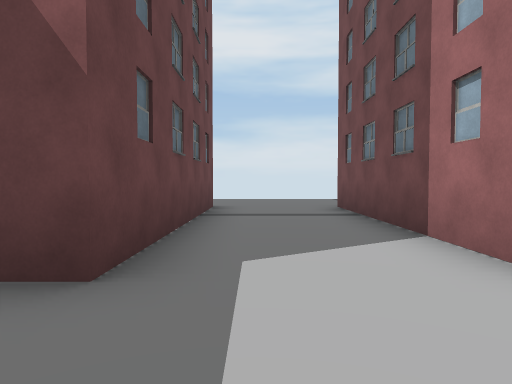
[1] (above)

21 first-person views from a walk through a Unity game level. The camera is 1.2 m above the floor, tilts 2° down and sees 75° across. The floor is counted in squares, 2 m on a side. Each view is taken from the middle of a square. On the plan, view 1 faces up. The plan holds only what a view shows up to about 10 squares ahead; the rest is blank. The place goes on beyond the plan. The player is left out. Some surface patterns are stand-ins.

[2]
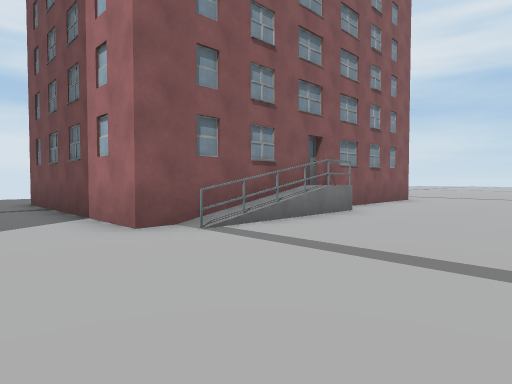

[3]
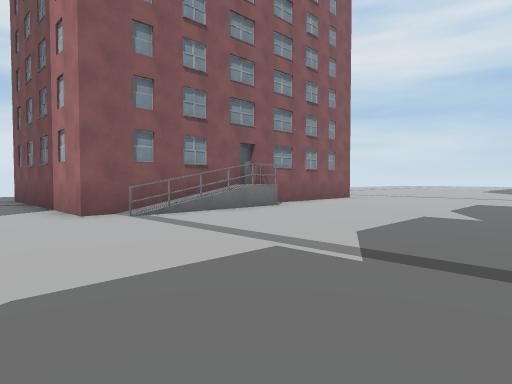

[4]
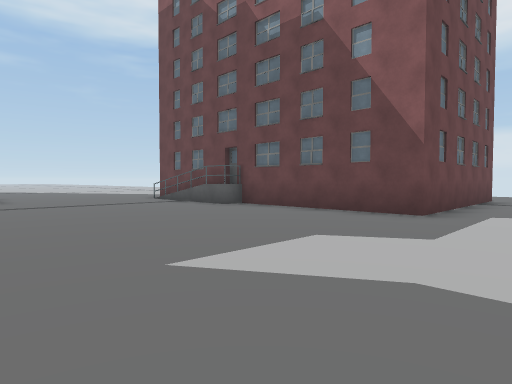

[5]
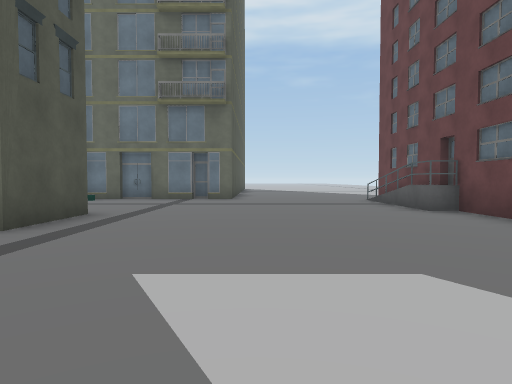

[6]
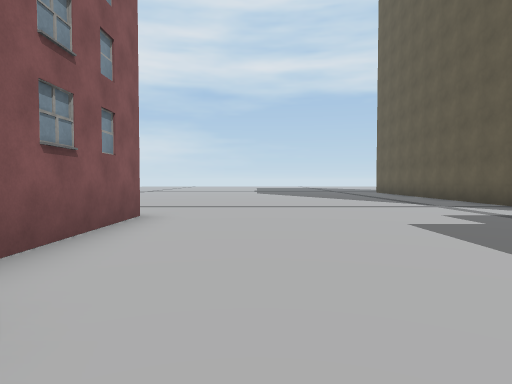

[7]
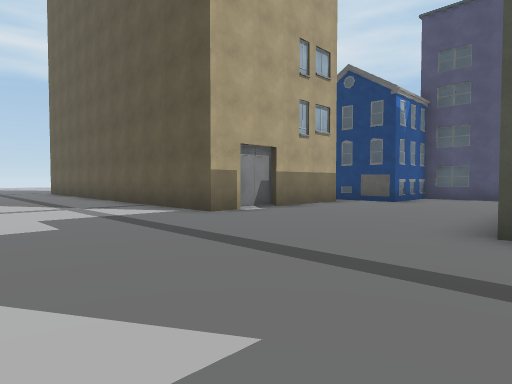

[8]
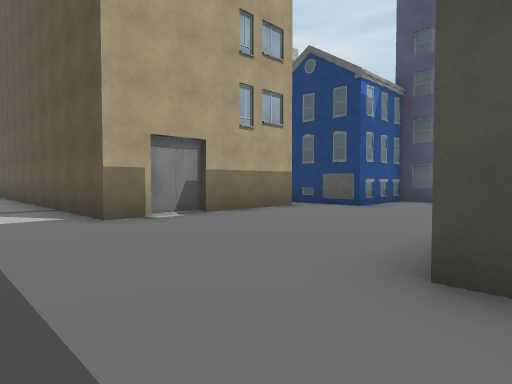

[9]
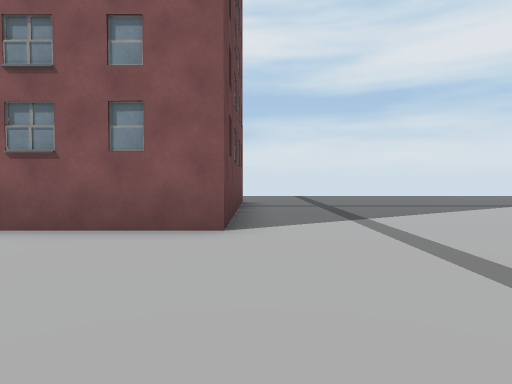

[10]
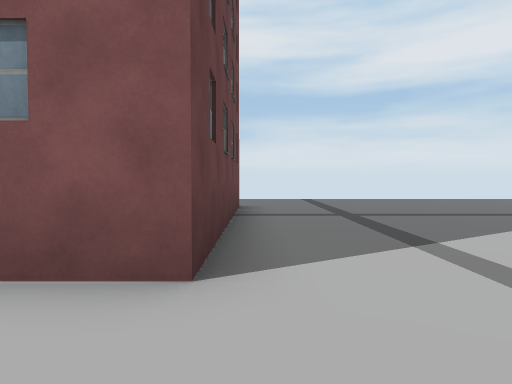

[11]
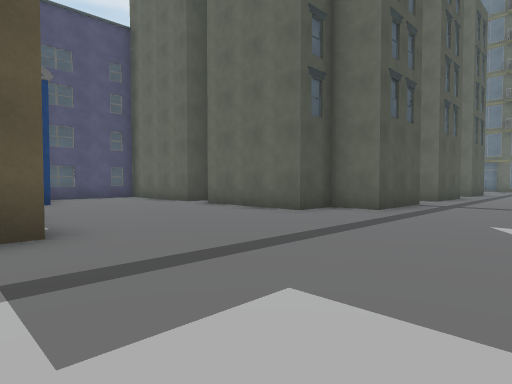

[12]
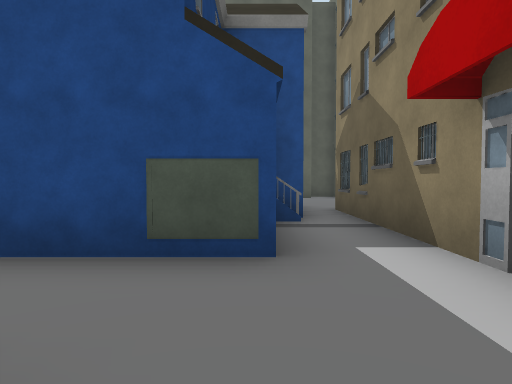

[13]
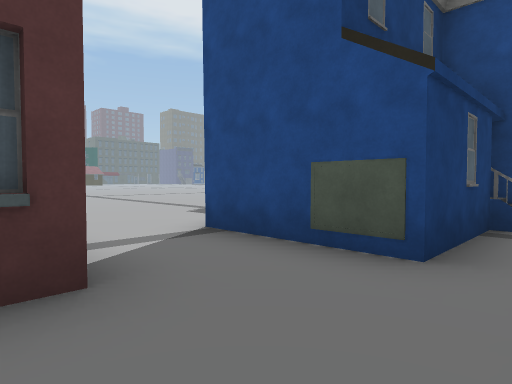

[14]
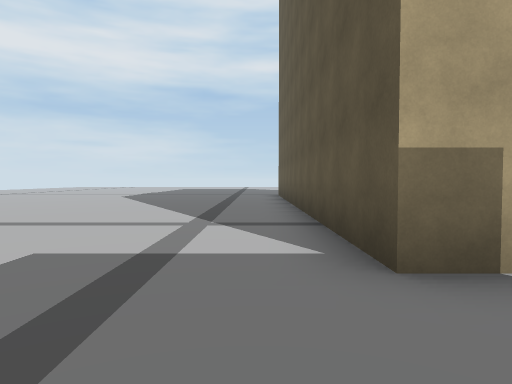

[15]
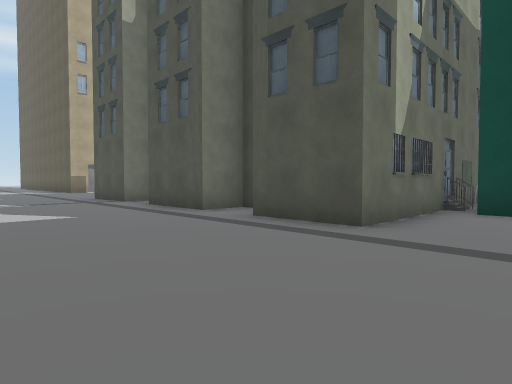

[16]
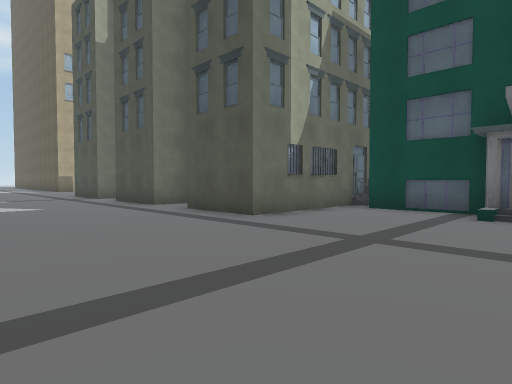

[17]
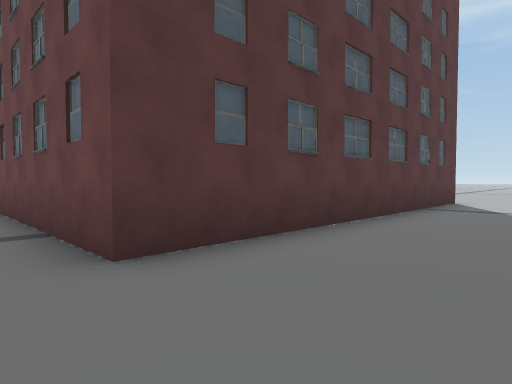

[18]
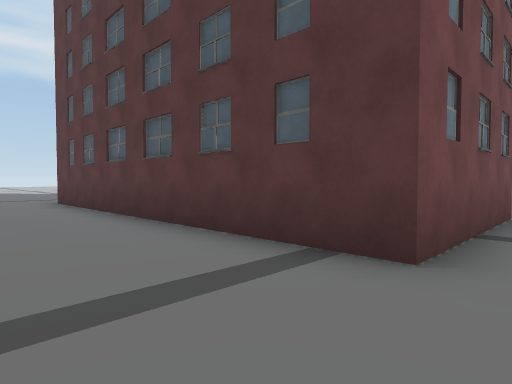

[19]
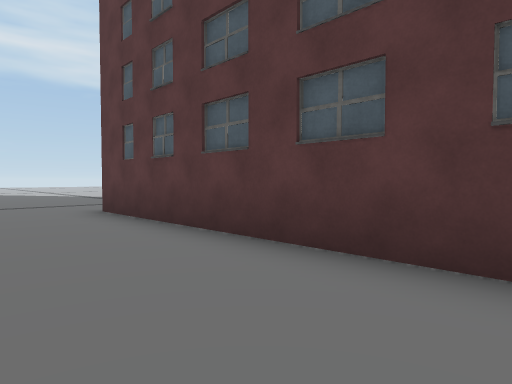

[20]
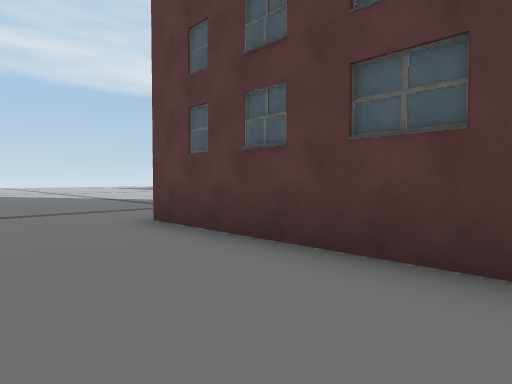

[21]
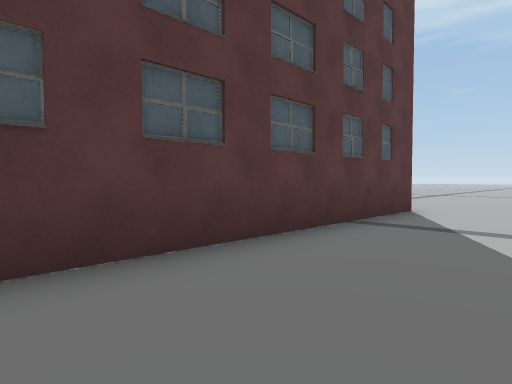

### Floor plan
Key: @ floor where view 1 was taken; # wall or solid block; . floor; / step, stairs or slope; B building.
Columns run from 9 left of view 1 to 18 right of it. Each row starts with its distance up from view 1.
 10   ..........................
  9 ............................
  8 ................B...........
  7  ########..#########........
  6         #..#        .......
  5         #..#        ......
  4         #..#        ......
  3         #..#        .....
  2 #########..#########..... ..
  1 ...B........................
  0 .........@..................
 -1 ............................
 -2 ............................
 -3 ............................
 -4 ............................
 -5 ....###.##..##..............
 -6 ....# #########.....########
 -7  /..#          .....
 -8  #B##          ....#
 -9     #          ....#
-10     #         #....#B####
-11     #          ............
-12                 ..#  B##...
-13                 ..#    #..#B
-14                 ###    #..
-15                        ...
-16                       ...
-17                       ...
-18                      ....
-19                      ...
-20                      ...
-21                       ..

Positions as (right, up) in squares from view 1, and headings:
1: (0, 0), facing up
2: (0, -2), facing up-right
3: (0, -4), facing up-right
4: (1, -4), facing up-left
5: (1, -2), facing left
6: (5, 0), facing right
7: (5, -2), facing down-right
8: (5, -4), facing down-right
9: (11, -2), facing up
10: (11, 0), facing up
11: (11, -2), facing down-left
12: (17, -12), facing left
13: (17, -11), facing down-left
14: (8, -5), facing right
15: (-7, -1), facing down-right
16: (-9, -1), facing down-right
17: (0, 10), facing down-left
18: (1, 10), facing down-right
19: (4, 10), facing down-right
20: (6, 10), facing down-right
21: (-3, 10), facing down-left
